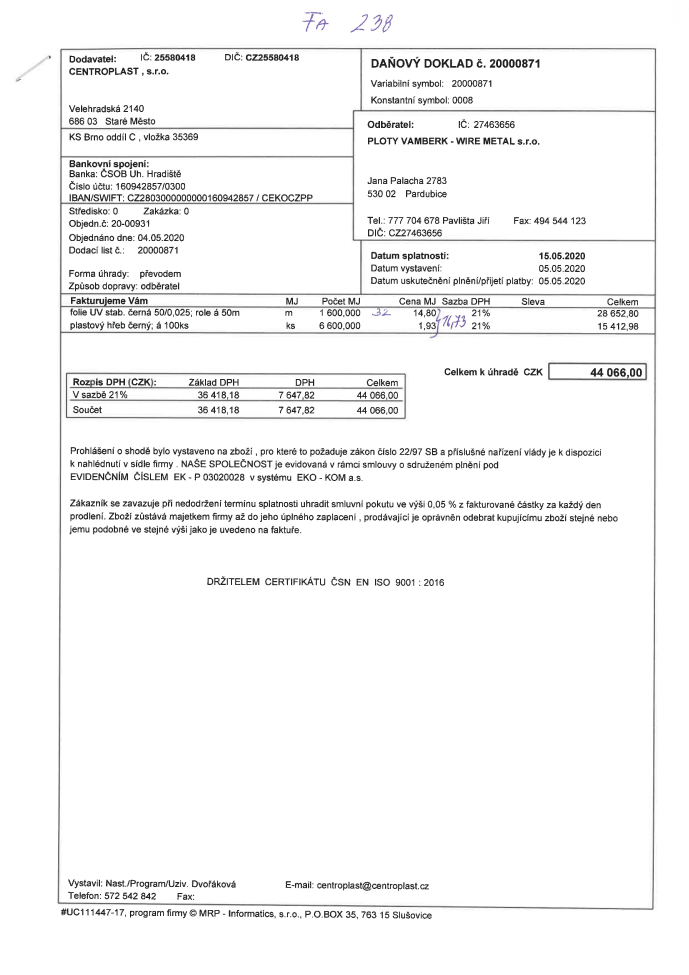
#> input picture jpg_converted/201201113919385-BAY20061506171.pdf.jpg, 4134 x 5846 px (shown at 1/6 size)
$ python -i recognizer.py   (imports and definitions only)
#> lines starting #> are read from the running program, lines starting #| are printed output that depends on the picture; after the words box and inside, x2 and y2 are one past the last pixel; in counts of white or black regions, pixels touching at a corner belong together
#> further down, picture is the input picture: shape (5846, 4134, 3); mean B, G, R 245.3, 245.2, 245.2
import cv2,numpy as np
import argparse
import json
from pathlib import Path
import os

def region_of_interest(image, starting_point = (0,0), area = (0,0)):
    crop_img = image[starting_point[1]:starting_point[1]+area[1], starting_point[0]:starting_point[0]+area[0]]
    return crop_img

def assembler(image,thresh_line = 200 ):
    # Load image, grayscale, Gaussian blur, Otsu's threshold
    # image = cv2.imread('test_data/img2.jpg')
#> called with thresh_line = 200
    gray = cv2.cvtColor(image, cv2.COLOR_BGR2GRAY)
    blur = cv2.GaussianBlur(gray, (3,3), 0)
    thresh = cv2.threshold(blur, 0, 255, cv2.THRESH_BINARY_INV + cv2.THRESH_OTSU)[1]
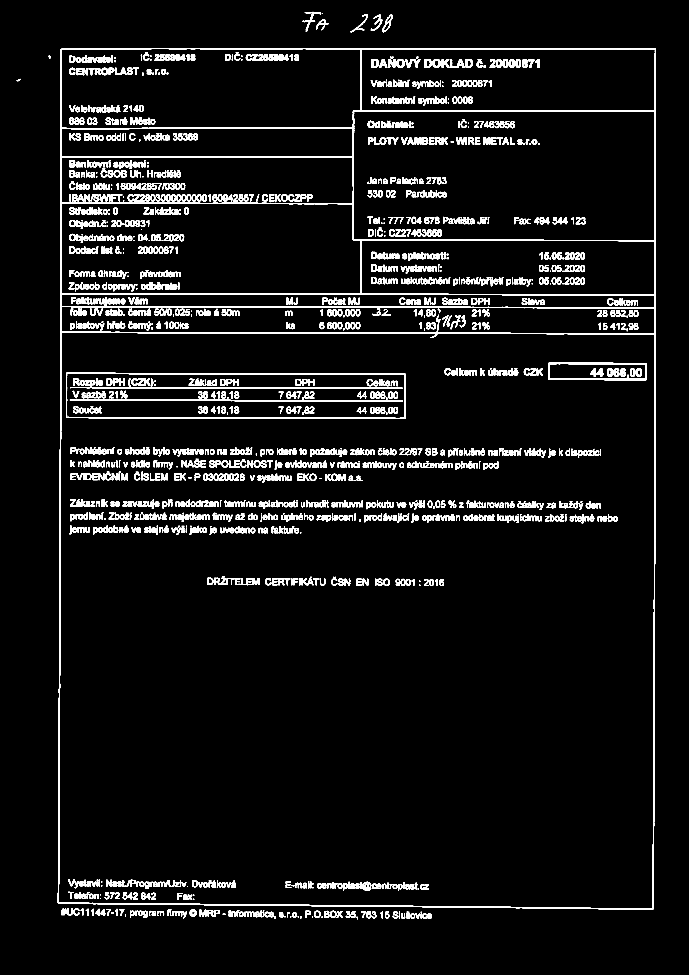
#> thresh: shape (5846, 4134) (shown at 1/6 size); 4.7% white; 1803 white regions (9 under 20 px), largest, box (x1, y1, x2, y2) and area: (346, 288, 3936, 5458) 250207, (396, 2236, 2435, 2513) 30013, (420, 2271, 2416, 2333) 15164

    # Detect horizontal lines
    horizontal_kernel = cv2.getStructuringElement(cv2.MORPH_RECT, ( int(image.shape[1]/thresh_line) ,1))
    horizontal_mask = cv2.morphologyEx(thresh, cv2.MORPH_OPEN, horizontal_kernel, iterations=1)
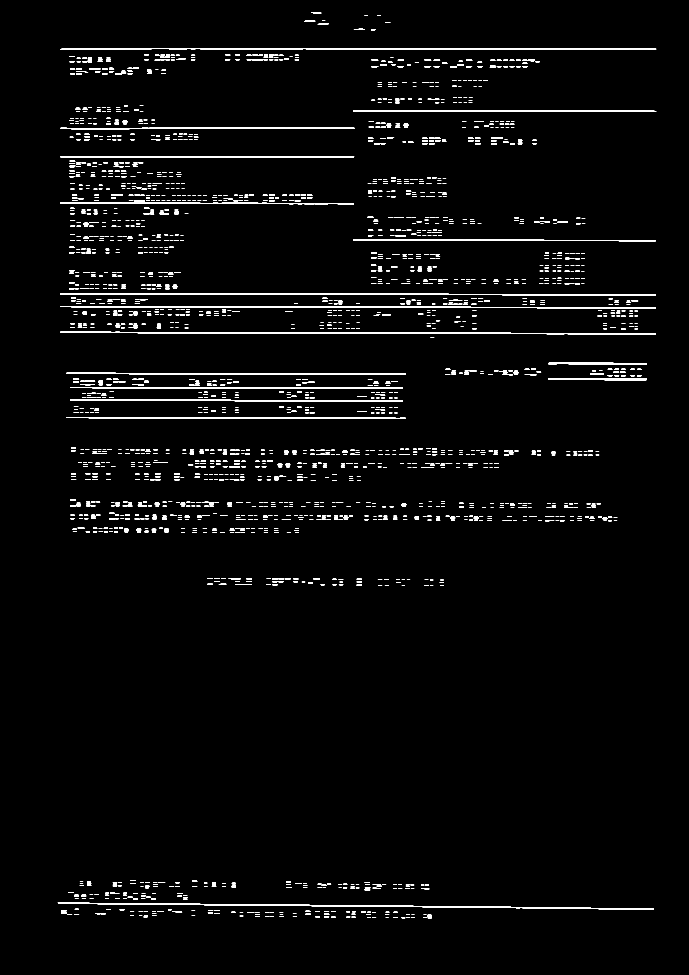
#> horizontal_mask: shape (5846, 4134) (shown at 1/6 size); 1.9% white; 2345 white regions, largest, box (x1, y1, x2, y2) and area: (347, 5415, 3921, 5458) 23540, (361, 1991, 3934, 2007) 23060, (362, 1836, 3936, 1851) 22801

    # Detect vertical lines
    vertical_kernel = cv2.getStructuringElement(cv2.MORPH_RECT, (1,int(image.shape[0]/thresh_line)))
    vertical_mask = cv2.morphologyEx(thresh, cv2.MORPH_OPEN, vertical_kernel, iterations=1)
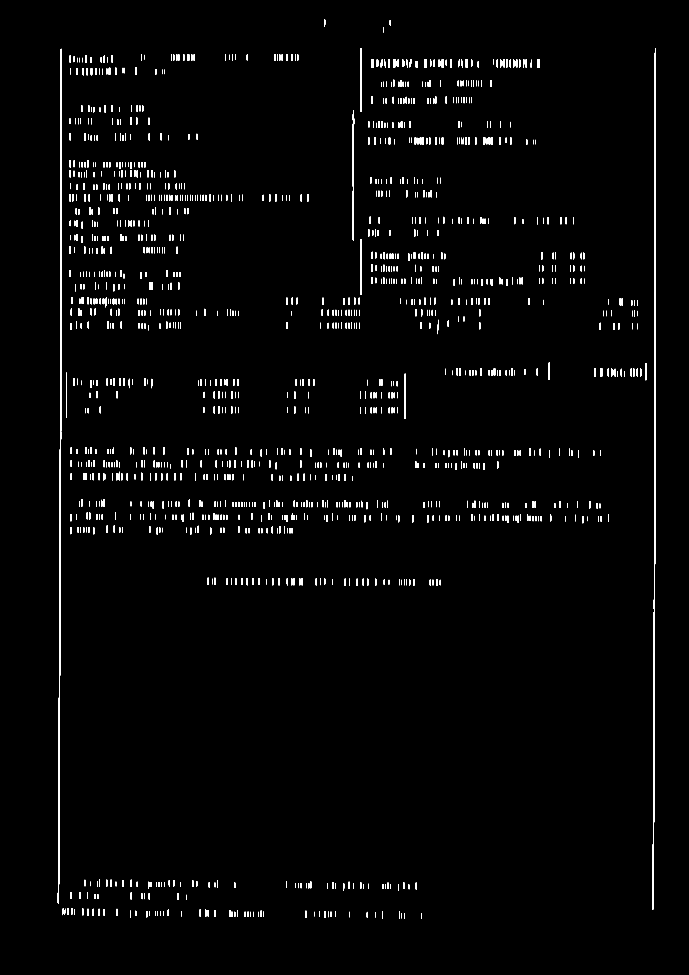
#> vertical_mask: shape (5846, 4134) (shown at 1/6 size); 1.3% white; 1447 white regions, largest, box (x1, y1, x2, y2) and area: (347, 293, 370, 5422) 33922, (3915, 291, 3936, 5458) 31444, (2116, 661, 2125, 1444) 5125

    # Combine masks and remove lines
    table_mask = cv2.bitwise_or(horizontal_mask, vertical_mask)
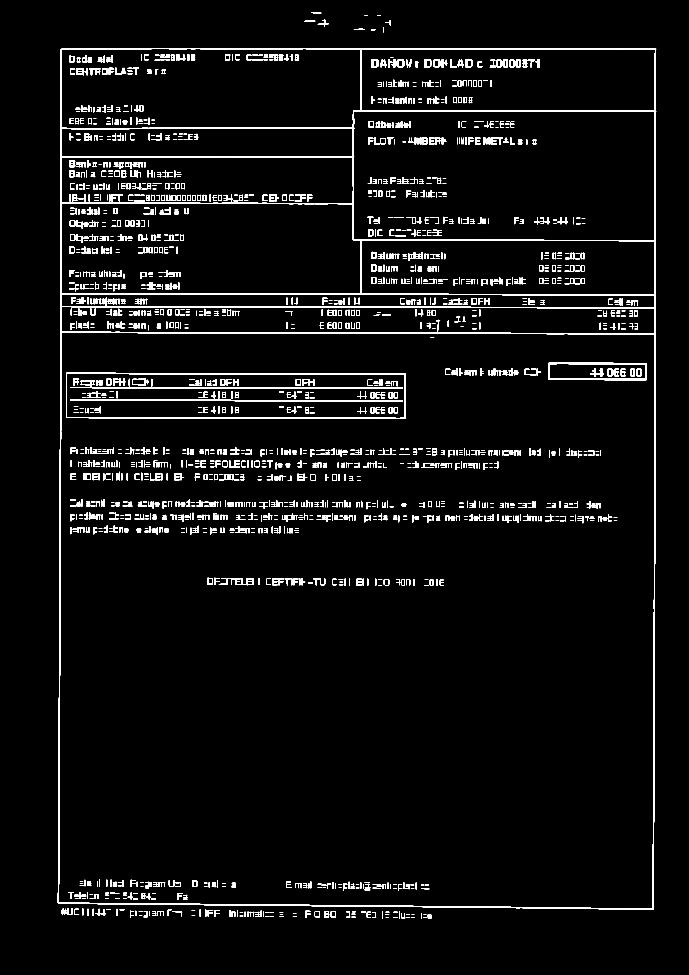
#> table_mask: shape (5846, 4134) (shown at 1/6 size); 3% white; 1981 white regions, largest, box (x1, y1, x2, y2) and area: (347, 288, 3937, 5458) 248116, (396, 2236, 2435, 2513) 29921, (421, 2272, 2417, 2333) 14250
    image[np.where(table_mask==255)] = [255,255,255]
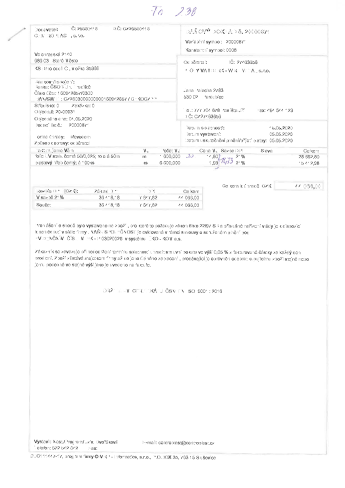
#> image: shape (5846, 4134, 3) (shown at 1/12 size); mean B, G, R 250.8, 250.8, 250.8


    #save the images
    structure = cv2.bitwise_not(table_mask)
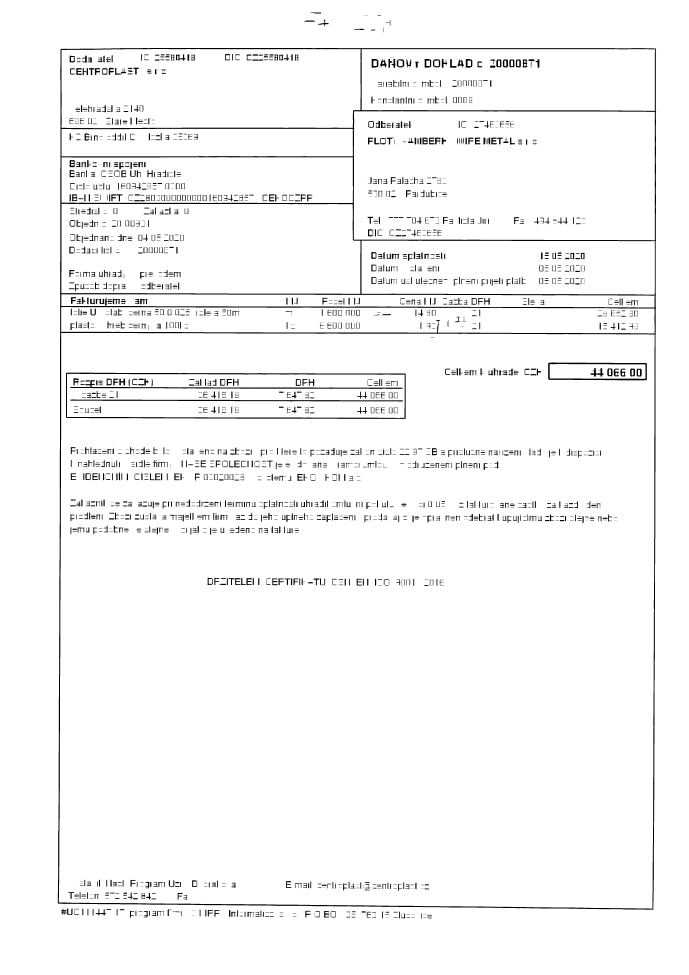
#> structure: shape (5846, 4134) (shown at 1/6 size); 97% white; 1981 black regions, largest, box (x1, y1, x2, y2) and area: (347, 288, 3937, 5458) 248116, (396, 2236, 2435, 2513) 29921, (421, 2272, 2417, 2333) 14250
    structure = cv2.cvtColor(structure,cv2.COLOR_GRAY2RGB)

    return structure

# [13 lines left out: function liner, not called in this run]


# now let's initialize the list of reference point
ref_point = []
ref_point_while_moving = None
bounding_box = []
my_list = []
json_list = ''
layout_output_file = ''
i = 0
thinckness = 5
crop = False


# [131 lines left out: functions shape_selection, ResizeWithAspectRatio, not called in this run]

# construct the argument parser and parse the arguments
# ap = argparse.ArgumentParser()
# ap.add_argument("-i", "--image", required=True, help="Path to the image")
# args = vars(ap.parse_args())

input = "/home/non/kkk/keenbeta/jpg_converted/201201113919385-BAY20061506171.pdf.jpg"


filename_w_ext = os.path.basename(input)
filename, file_extension = os.path.splitext(filename_w_ext)
layout_output_file = f'layouts/layout_{filename}.json'

# load the image, clone it, and setup the mouse callback function
# [1 line not run here, left out]


# [1 line that did not run here, left out]
# [1 line that did not run here, left out]
# [1 line that did not run here, left out]
# [40 lines not run here, left out]

>>> import cv2
>>> picture = cv2.imread('jpg_converted/201201113919385-BAY20061506171.pdf.jpg')
>>> result = assembler(picture)
